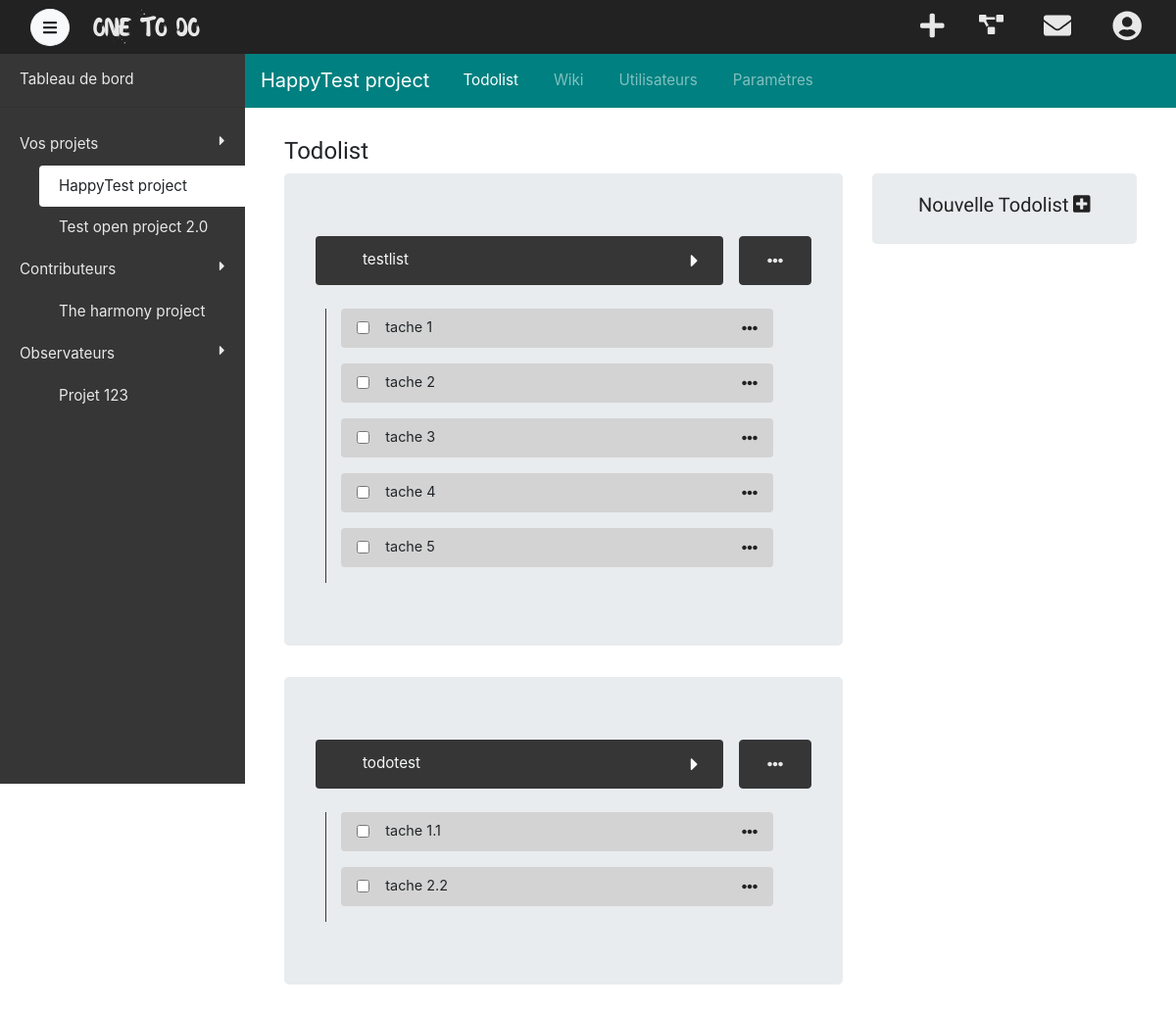
The app's page /projet/happytest-project/todolist (signed in), older data.
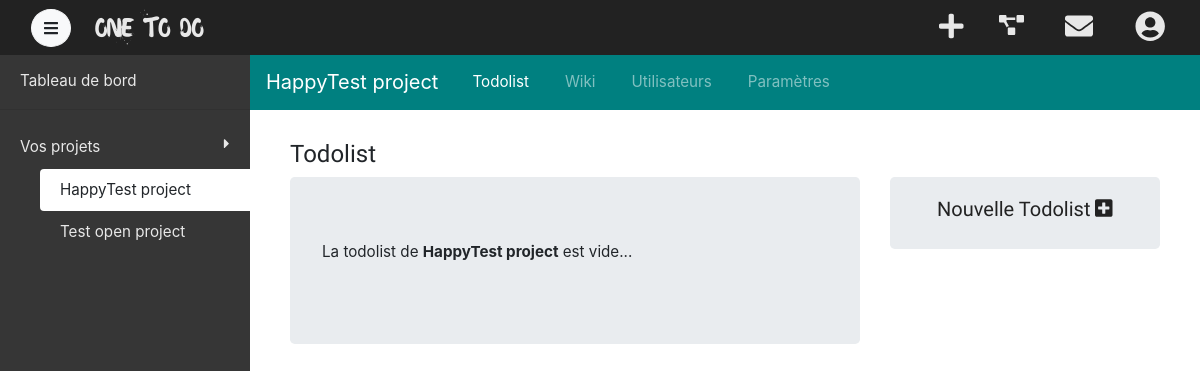
The same page, newer data.
### tables this page shows
CREATE TABLE `access` (
  `id_user` int(11) NOT NULL,
  `id_project` int(11) NOT NULL,
  `access` tinyint(1) NOT NULL
);

CREATE TABLE `project` (
  `id` int(11) NOT NULL,
  `name` varchar(40) NOT NULL,
  `link` varchar(40) NOT NULL,
  `status` tinyint(1) NOT NULL DEFAULT '0',
  `open` tinyint(1) DEFAULT NULL,
  `color` varchar(10) DEFAULT '#306ba2',
  `description` tinytext,
  `wiki` longtext
);

CREATE TABLE `todolist` (
  `id` int(11) NOT NULL,
  `id_project` int(11) NOT NULL,
  `name` varchar(255) NOT NULL,
  `task_order` text NOT NULL,
  `completed` tinyint(1) NOT NULL DEFAULT '0'
);

CREATE TABLE `task` (
  `id` int(11) NOT NULL,
  `id_todolist` int(11) NOT NULL,
  `name` varchar(255) NOT NULL,
  `done` tinyint(1) NOT NULL DEFAULT '0'
);

### view/viewProject/viewTodolist.php (the view, shortened to what the rows shown need)
	<div class="container-fluid">
		<div class="row">
			<div class="col-xl-8 col-lg-12">
				<?php
					foreach ($todolists as $key => $todolist):
						$percentage = $todolistManager->getDoneTasks($todolist->id);
				?>
				<div class="jumbotron" style="<?php if ($percentage == 100) {echo "background-color: #C3E6CB";} ?>">
					<div class="d-flex pb-4">
						<a href="#todolist-<?= $todolist->id ?>" data-toggle="collapse" aria-expanded="<?php if ($percentage == 100) {echo "true";}else{echo 'false';} ?>" class="header-todolist text-light rounded pl-5 mr-3 activeCollapse d-flex align-items-center justify-content-between <?php if ($percentage == 100) {echo "collapsed";} ?>">
							<?= $todolist->name ?>
							<i class="fas fa-caret-down rotate fa-lg mr-4 ml-4 down"></i>
						</a>
						<?php if($access->access <= 2): ?>
						<button class="btn btn-dark dropdown-toggle button-more-todolist" data-toggle="dropdown" aria-haspopup="true" aria-expanded="false">
							<i class="fas fa-ellipsis-h ml-3 mr-3"></i>
						</button>
					<?php endif; ?>
					</div>
					<div class="block-content-todolist collapse border-left border-dark <?php if($access->access <= 2){echo 'todolistCollapse';} ?> <?php if ($percentage != 100) {echo "show";} ?>" id="todolist-<?= $todolist->id ?>">
						<?php
							if ($todolist->task_order):
								$order = unserialize($todolist->task_order);
								foreach ($order as $keyA => $value):
									foreach ($tasks as $keyB => $task):
										if ($value == $task->id):
											if ($task->id_todolist == $todolist->id):
						?>
						<div class="pb-3" id="<?= $task->id ?>">
							<div class="task-block-content rounded d-flex align-items-center justify-content-between" style="<?php if($access->access <= 2){echo 'cursor: move';}else{echo "cursor: default";} ?>">
								<div class="d-flex">
									<?php if($access->access <= 2): ?>
									<form action="processDoneTask" method="POST">
										<input type="checkbox" name="checkboxTask" title="Terminé" data-toggle="tooltip" data-trigger="hover" class="ml-3 mr-3" onChange="this.form.submit()" <?php if ($task->done == 1) {echo 'checked="checked"';} ?>>
									</form>
									<?php else: ?>
									<div class="fakeCheckbox"></div>
									<?php endif; ?>
									<span class="text-content-task">
										<?php
											if ($task->done == 0)
											{
												echo $task->name;
											}
											else
											{
												echo '<s>' . $task->name . '</s>';
											}
										?>
									</span>
								</div>
								<?php if($access->access <= 2): ?>
								<div>
									<div class="ml-3 mr-3 dropdown-toggle button-more-task" data-toggle="dropdown" aria-haspopup="true" aria-expanded="false" role="button">
										<i class="fas fa-ellipsis-h"></i>
									</div>
								</div>
								<?php endif; ?>
							</div>
						</div>
						<?php
											endif;
										endif;
									endforeach;
								endforeach;
							endif;
						?>
					</div>
				</div>
				<?php endforeach; ?>
			</div>
		</div>
	</div>
<?php
	require('./view/template/templateProject.php');
?>

### view/template/sidebar.php (shortened to what the rows shown need)
<?php
    $link = explode('/', $_GET['url']);
	$myProjectContent         = false;
	$contributeProjectContent = false;
	$watchProjectContent      = false;
    $myProjectContentCount         = 0;
    $contributeProjectContentCount = 0;
    $watchProjectContentCount      = 0;
    $arr_length = count($projects);
	for ($i = 0; $i < $arr_length; $i++)
	{
		if ($projects[$i]->access == 1)
		{
			$myProjectContent = true;
            $myProjectContentCount++;
		}
		elseif ($projects[$i]->access == 2)
		{
			$contributeProjectContent = true;
            $contributeProjectContentCount++;
		}
		elseif ($projects[$i]->access == 3)
		{
			$watchProjectContent = true;
            $watchProjectContentCount++;
		}
	}
 ?>
<nav id="sidebar">
    <ul class="list-unstyled components">
    	<?php if ($myProjectContent === true): ?>
        <li>
            <ul class="collapse <?php if($myProjectContentCount <= 7){echo 'show';} ?>" id="myProject">
            	<?php
					foreach ($projects as $key => $project):
						if ($project->access == 1):
				?>
                <li>
                    <a href="<?= \App\model\App::getDomainPath() . '/projet/' . $project->link . '/home' ?>" class="rounded-left projectColorLink <?php if(isset($link[1]) && $project->link == $link[1]){echo'activeProject';} ?>">
                        <?= $project->name ?>
                    </a>
                </li>
                <?php
						endif;
					endforeach;
				?>
            </ul>
        </li>
        <?php
			endif;
			if ($contributeProjectContent === true):
		?>
        <li>
            <ul class="collapse <?php if($contributeProjectContentCount <= 5){echo 'show';} ?>" id="contributeProject">
               <?php
					foreach ($projects as $key => $project):
						if ($project->access == 2):
				?>
                <li>
                    <a href="<?= \App\model\App::getDomainPath() . '/projet/' . $project->link . '/home' ?>" class="rounded-left projectColorLink <?php if(isset($link[1]) && $project->link == $link[1]){echo'activeProject';} ?>">
                        <?= $project->name ?>
                    </a>
                </li>
                <?php
						endif;
					endforeach;
				?>
            </ul>
        </li>
        <?php
			endif;
			if ($watchProjectContent === true):
		?>
        <li>
            <ul class="collapse <?php if($watchProjectContentCount <= 5){echo 'show';} ?>" id="watchProject">
                <?php
					foreach ($projects as $key => $project):
						if ($project->access == 3):
				?>
                <li>
                    <a href="<?= \App\model\App::getDomainPath() . '/projet/' . $project->link . '/home' ?>" class="rounded-left projectColorLink <?php if(isset($link[1]) && $project->link == $link[1]){echo'activeProject';} ?>">
                        <?= $project->name ?>
                    </a>
                </li>
                <?php
						endif;
					endforeach;
				?>
            </ul>
        </li>
        <?php
    		endif;
    	?>
    </ul>
</nav>

Row changes from the older to the newer data that the page shows:
removed access: id_project.name "The harmony project"
removed access: id_project.name "Projet 123"
removed todolist: name "testlist"
removed task: name "tache 1"
removed task: name "tache 2"
removed task: name "tache 3"
removed task: name "tache 4"
removed task: name "tache 5"
removed todolist: name "todotest"
removed task: name "tache 1.1"
removed task: name "tache 2.2"
changed through a linked row, access: id_project.name "Test open project 2.0" → "Test open project"
Text that changed along with them:
$project->name(): (not shown) → "HappyTest project"
text no longer shown: "Contributeurs Observateurs"
text now shown: "La todolist de est vide..."
